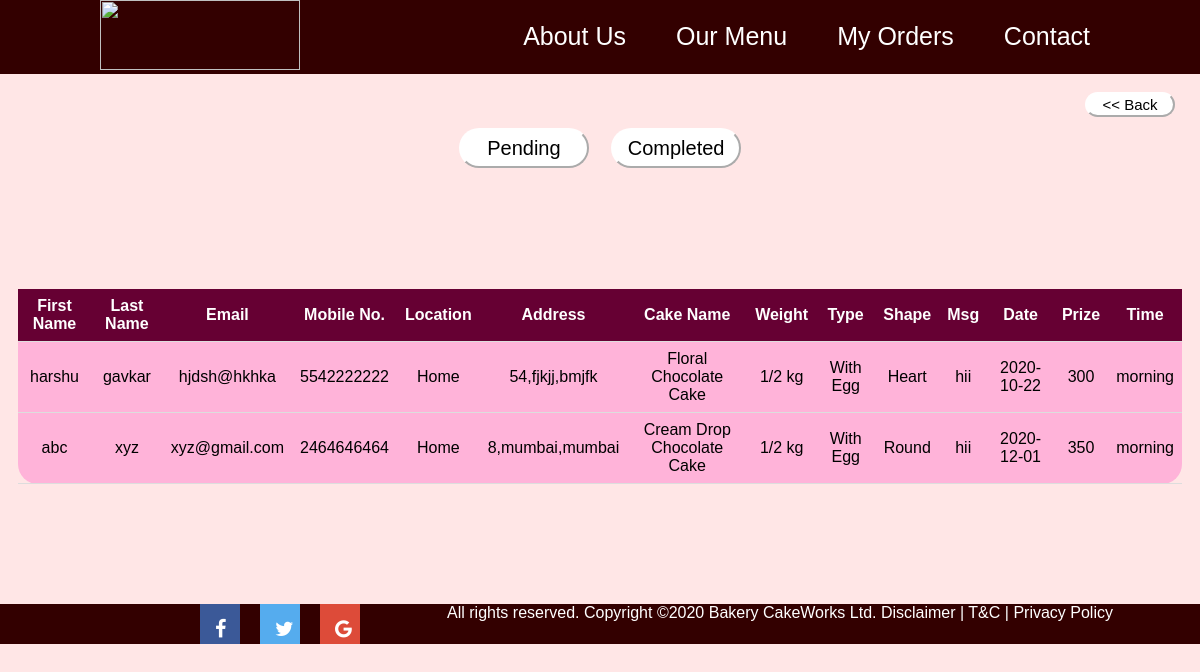
Screenshot of /completedcakeorders.php with the database file from the repository.
### tables this page shows
CREATE TABLE `cakeorders` (
  `id` int(11) NOT NULL,
  `fn` varchar(100) NOT NULL,
  `ln` varchar(100) NOT NULL,
  `email` varchar(200) NOT NULL,
  `mobile` varchar(100) NOT NULL,
  `at` varchar(100) NOT NULL,
  `houseno` varchar(100) NOT NULL,
  `street` varchar(100) NOT NULL,
  `city` varchar(100) NOT NULL,
  `cake` varchar(100) NOT NULL,
  `weight` varchar(100) NOT NULL,
  `type` varchar(100) NOT NULL,
  `shape` varchar(100) NOT NULL,
  `msg` varchar(100) NOT NULL,
  `day` varchar(100) NOT NULL,
  `time` varchar(100) NOT NULL,
  `price` varchar(100) NOT NULL,
  `status` varchar(50) NOT NULL
);

### completedcakeorders.php (the view, shortened to what this page needs)
<!DOCTYPE html>
<html>
<?php
include "connect.php";
?>
<head>
<link rel="stylesheet" href="https://cdnjs.cloudflare.com/ajax/libs/font-awesome/4.7.0/css/font-awesome.min.css">
</head>
<body bgcolor="#ffe6e6">
<div class="topnav" id="myTopnav">
  <img src ="images/logo.jpg" style="width:200px;height:70px;margin-left: 100px;">
  <a href="contact.php" style="margin-right:90px;"> Contact </a>
  <a href="order1.php"> My Orders  </a>
  <a href="ourmenu.php"> Our Menu </a>
  <a href="about.php"> About Us </a>
</div>
<br>
<div class="container">
  <a href="order1.php"><button class="btn" style="float: right;margin-right: 25px;"> << Back </button></a>
<div class="row">
  <br><br>
  <a href="pendingcakeorders.php"><button class="btn1"> Pending</button></a>&nbsp;&nbsp;&nbsp;&nbsp;
  <a href="completedcakeorders.php"><button class="btn1" > Completed</button></a>
  <br><br>
              <div class="box">
                <table>
                <thead>
                <tr>
                  <th>First Name</th>
                  <th>Last Name</th>
                  <th>Email</th>
                  <th>Mobile No.</th>
                  <th>Location</th>
                  <th>Address</th>
                  <th>Cake Name</th>
                  <th>Weight</th>
                  <th>Type</th>
                  <th>Shape</th>
                  <th>Msg</th>
                  <th>Date</th>
                  <th>Prize</th>
                  <th>Time</th>
                </tr>
                </thead>
                <tbody>
                      <?php
                      $query="select * from cakeorders where status=1";
                      $result=mysqli_query($conn, $query);
                      if ($result) {
                      while ($object = $result->fetch_object())
                      {
                      echo "<tr>
                        <td>".$object->fn."</td>
                        <td>".$object->ln."</td>
                        <td>".$object->email."</td>
                        <td>".$object->mobile."</td>
                        <td>".$object->at."</td>
                        <td>".$object->houseno.",".$object->street.",".$object->city."</</td>
                        <td>".$object->cake."</td>
                        <td>".$object->weight."</td>
                        <td>".$object->type."</td>
                        <td>".$object->shape."</td>
                        <td>".$object->msg."</td>
                        <td>".$object->day."</td>
                        <td>".$object->price."</td>
                        <td>".$object->time."</td>
                      </tr>";
                      }
                      }
                      else {
                      echo "Error : ".mysqli_error();
                      }
                      ?>
                </tbody>
              </table>
              </div>
            </div>
  <br>
</div>
<div class="footer">
  <a style="float: left; margin-left: 200px;"class="fa fa-facebook"></a>
  <a style="float: left;  margin-left: 20px;"class="fa fa-twitter"></a>
<a style="float: left; margin-left: 20px; "class="fa fa-google"></a>
  <font class="foot">All rights reserved. Copyright ©2020 Bakery CakeWorks Ltd. Disclaimer | T&C | Privacy Policy</font>
  </div>
</body>
</html>

### completedcakeorders.php (style rules this page uses)
body { margin: 0; font-family: Arial, Helvetica, sans-serif; }
.topnav { overflow: hidden; background-color: #330000; }
.topnav a { float: right; display: block; text-align: center; padding: 22px 20px; text-decoration: none; color: white; font-size:25px; margin-right:10px; }
.btn { background-color: white; border-color: white; border-radius: 20px; width:90px; height: 25px; font-size: 15px; color:black; }
.row { max-width:100%; }
.box { height:400px; border-radius: 30px; align-content: center; margin-left: 1.5%; margin-right: 1.5%; overflow: auto; }
.container { position: center; text-align: center; color: white; }
.btn1 { background-color: white; border-color: white; border-radius: 20px; width:130px; height: 40px; font-size: 20px; color:black; }
.footer { background: #330000; height: 40px; width: 100%; left: 0; bottom: 0; color: white; text-align: center; }
.foot { font-size: 16px; color: white; text-align:center; margin-top: 5px; padding: 15px; }
.fa { padding: 15px; font-size: 20px; width: 10px; height: 10px; text-align: left; text-decoration: none; }
.fa-facebook { background: #3B5998; color: white; }
.fa-google { background: #dd4b39; color: white; }
.fa-twitter { background: #55ACEE; color: white; }
table { border-collapse: collapse; width: 100%; background-color: #ffb3d9; border-radius: 20px; }
td { padding: 8px; text-align: center; border-bottom: 1px solid #ddd; color :black; }
th { background-color: #660033; padding: 8px; text-align: center; border-bottom: 1px solid #ddd; color :white; }

### rows the page displays
cakeorders: fn "harshu", ln "gavkar", email "hjdsh@hkhka", mobile "5542222222", at "Home", houseno "54", street "fjkjj", city "bmjfk", cake "Floral Chocolate Cake", weight "1/2 kg", type "With Egg", shape "Heart", msg "hii", day "2020-10-22", price "300", time "morning"
cakeorders: fn "abc", ln "xyz", email "xyz@gmail.com", mobile "2464646464", at "Home", houseno "8", street "mumbai", city "mumbai", cake "Cream Drop Chocolate Cake", weight "1/2 kg", type "With Egg", shape "Round", msg "hii", day "2020-12-01", price "350", time "morning"
